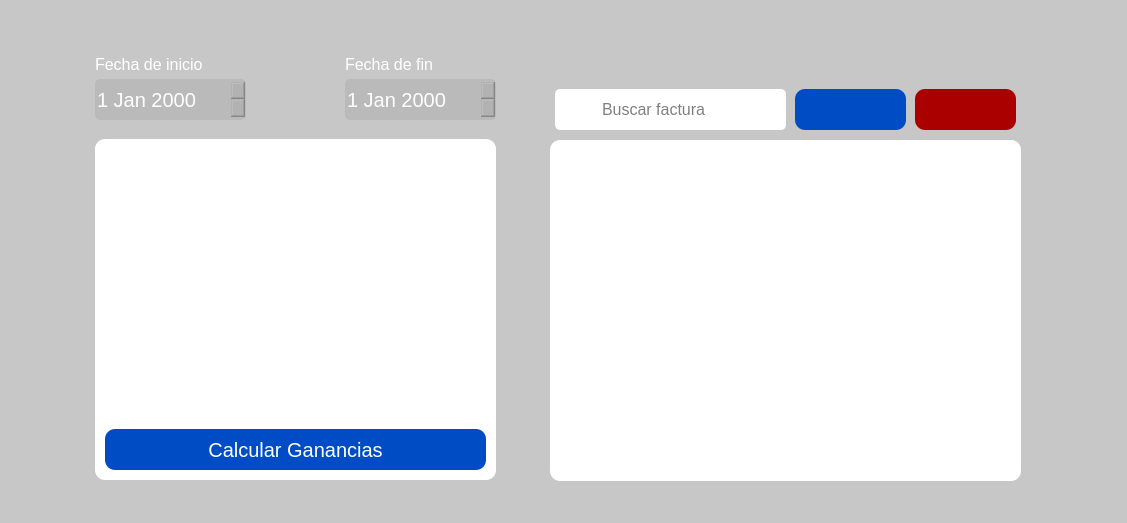
<?xml version="1.0" encoding="UTF-8"?>
<ui version="4.0">
 <class>Form</class>
 <widget class="QWidget" name="Form">
  <property name="geometry">
   <rect>
    <x>0</x>
    <y>0</y>
    <width>1127</width>
    <height>523</height>
   </rect>
  </property>
  <property name="windowTitle">
   <string>Form</string>
  </property>
  <property name="styleSheet">
   <string notr="true">background-color: rgba(167, 167, 167, 100);</string>
  </property>
  <widget class="QWidget" name="contenedor" native="true">
   <property name="geometry">
    <rect>
     <x>90</x>
     <y>50</y>
     <width>961</width>
     <height>431</height>
    </rect>
   </property>
   <property name="styleSheet">
    <string notr="true">background-color:transparent;</string>
   </property>
   <widget class="QListWidget" name="tabla_factura">
    <property name="geometry">
     <rect>
      <x>460</x>
      <y>90</y>
      <width>471</width>
      <height>341</height>
     </rect>
    </property>
    <property name="styleSheet">
     <string notr="true">background-color: rgb(255, 255, 255);
border-radius: 10px;</string>
    </property>
   </widget>
   <widget class="QLabel" name="label">
    <property name="geometry">
     <rect>
      <x>5</x>
      <y>-1</y>
      <width>111</width>
      <height>31</height>
     </rect>
    </property>
    <property name="styleSheet">
     <string notr="true">QLabel {
	font-size: 16px;
	color: rgb(255, 255, 255);
	background: none;	
}</string>
    </property>
    <property name="text">
     <string>Fecha de inicio</string>
    </property>
   </widget>
   <widget class="QLabel" name="label_3">
    <property name="geometry">
     <rect>
      <x>255</x>
      <y>-1</y>
      <width>91</width>
      <height>31</height>
     </rect>
    </property>
    <property name="styleSheet">
     <string notr="true">QLabel {
	font-size: 16px;
	background: none;
	
	color: rgb(255, 255, 255);
}</string>
    </property>
    <property name="text">
     <string>Fecha de fin</string>
    </property>
   </widget>
   <widget class="QLabel" name="label_factura">
    <property name="geometry">
     <rect>
      <x>5</x>
      <y>89</y>
      <width>401</width>
      <height>341</height>
     </rect>
    </property>
    <property name="styleSheet">
     <string notr="true">background-color: rgb(255, 255, 255);
border-radius: 10px;</string>
    </property>
    <property name="text">
     <string/>
    </property>
   </widget>
   <widget class="QDateEdit" name="input_fecha_final">
    <property name="geometry">
     <rect>
      <x>255</x>
      <y>29</y>
      <width>151</width>
      <height>41</height>
     </rect>
    </property>
    <property name="styleSheet">
     <string notr="true">QDateEdit {
	Border-radius: 5px;
	background-color: rgba(167, 167, 167, 100);
	font-size: 20px;
color: rgb(255, 255, 255);
}</string>
    </property>
   </widget>
   <widget class="QPushButton" name="btn_inventario">
    <property name="geometry">
     <rect>
      <x>15</x>
      <y>379</y>
      <width>381</width>
      <height>41</height>
     </rect>
    </property>
    <property name="styleSheet">
     <string notr="true">background-color: rgb(0, 76, 197);
color: rgb(255, 255, 255);
font-size: 20px;
border-radius: 10px;</string>
    </property>
    <property name="text">
     <string>Calcular Ganancias</string>
    </property>
   </widget>
   <widget class="QDateEdit" name="input_fecha_inicio">
    <property name="geometry">
     <rect>
      <x>5</x>
      <y>29</y>
      <width>151</width>
      <height>41</height>
     </rect>
    </property>
    <property name="styleSheet">
     <string notr="true">QDateEdit {
	Border-radius: 5px;
	background-color: rgba(167, 167, 167, 100);
	font-size: 20px;
	color: rgb(255, 255, 255);
}</string>
    </property>
   </widget>
   <widget class="QLabel" name="label_4">
    <property name="geometry">
     <rect>
      <x>465</x>
      <y>39</y>
      <width>47</width>
      <height>41</height>
     </rect>
    </property>
    <property name="styleSheet">
     <string notr="true">background: transparent</string>
    </property>
    <property name="text">
     <string/>
    </property>
   </widget>
   <widget class="QLineEdit" name="input_factura">
    <property name="geometry">
     <rect>
      <x>465</x>
      <y>39</y>
      <width>231</width>
      <height>41</height>
     </rect>
    </property>
    <property name="styleSheet">
     <string notr="true">background-color: rgb(255, 255, 255);
border: none;
padding-left: 45px;
border-radius: 5px;
font-size: 16px;</string>
    </property>
    <property name="alignment">
     <set>Qt::AlignLeading|Qt::AlignLeft|Qt::AlignVCenter</set>
    </property>
    <property name="placeholderText">
     <string>Buscar factura</string>
    </property>
   </widget>
   <widget class="QPushButton" name="btn_actualizar_factura">
    <property name="geometry">
     <rect>
      <x>705</x>
      <y>39</y>
      <width>111</width>
      <height>41</height>
     </rect>
    </property>
    <property name="styleSheet">
     <string notr="true">background-color: rgb(0, 76, 197);
color: rgb(255, 255, 255);
border-radius: 10px;
font-size: 14px;
font: 18pt &quot;Dubai&quot;;</string>
    </property>
    <property name="text">
     <string/>
    </property>
    <property name="icon">
     <iconset>
      <normaloff>../img/actualizar.png</normaloff>../img/actualizar.png</iconset>
    </property>
    <property name="iconSize">
     <size>
      <width>40</width>
      <height>46</height>
     </size>
    </property>
   </widget>
   <widget class="QPushButton" name="btn_eliminar_factura">
    <property name="geometry">
     <rect>
      <x>825</x>
      <y>39</y>
      <width>101</width>
      <height>41</height>
     </rect>
    </property>
    <property name="styleSheet">
     <string notr="true">background-color: rgb(170, 0, 0);
color: rgb(255, 255, 255);
border-radius: 10px;
font-size: 14px;
font: 18pt &quot;Dubai&quot;;</string>
    </property>
    <property name="text">
     <string/>
    </property>
    <property name="icon">
     <iconset>
      <normaloff>../img/borrar.png</normaloff>../img/borrar.png</iconset>
    </property>
    <property name="iconSize">
     <size>
      <width>31</width>
      <height>31</height>
     </size>
    </property>
   </widget>
   <widget class="QLabel" name="msj_1">
    <property name="geometry">
     <rect>
      <x>70</x>
      <y>200</y>
      <width>261</width>
      <height>21</height>
     </rect>
    </property>
    <property name="font">
     <font>
      <pointsize>11</pointsize>
     </font>
    </property>
    <property name="text">
     <string/>
    </property>
    <property name="alignment">
     <set>Qt::AlignCenter</set>
    </property>
   </widget>
   <widget class="QLabel" name="msj_3">
    <property name="geometry">
     <rect>
      <x>150</x>
      <y>260</y>
      <width>101</width>
      <height>20</height>
     </rect>
    </property>
    <property name="font">
     <font>
      <pointsize>11</pointsize>
     </font>
    </property>
    <property name="text">
     <string/>
    </property>
    <property name="alignment">
     <set>Qt::AlignCenter</set>
    </property>
   </widget>
   <widget class="QLabel" name="msj_2">
    <property name="geometry">
     <rect>
      <x>90</x>
      <y>230</y>
      <width>221</width>
      <height>20</height>
     </rect>
    </property>
    <property name="font">
     <font>
      <pointsize>11</pointsize>
     </font>
    </property>
    <property name="text">
     <string/>
    </property>
    <property name="alignment">
     <set>Qt::AlignCenter</set>
    </property>
   </widget>
   <widget class="QLabel" name="ganancia_neta_text">
    <property name="geometry">
     <rect>
      <x>60</x>
      <y>320</y>
      <width>101</width>
      <height>20</height>
     </rect>
    </property>
    <property name="font">
     <font>
      <pointsize>11</pointsize>
     </font>
    </property>
    <property name="text">
     <string/>
    </property>
    <property name="alignment">
     <set>Qt::AlignCenter</set>
    </property>
   </widget>
   <widget class="QLabel" name="ganancia_neta">
    <property name="geometry">
     <rect>
      <x>160</x>
      <y>320</y>
      <width>141</width>
      <height>20</height>
     </rect>
    </property>
    <property name="font">
     <font>
      <pointsize>11</pointsize>
     </font>
    </property>
    <property name="text">
     <string/>
    </property>
    <property name="alignment">
     <set>Qt::AlignLeading|Qt::AlignLeft|Qt::AlignVCenter</set>
    </property>
   </widget>
  </widget>
 </widget>
 <resources/>
 <connections/>
</ui>
